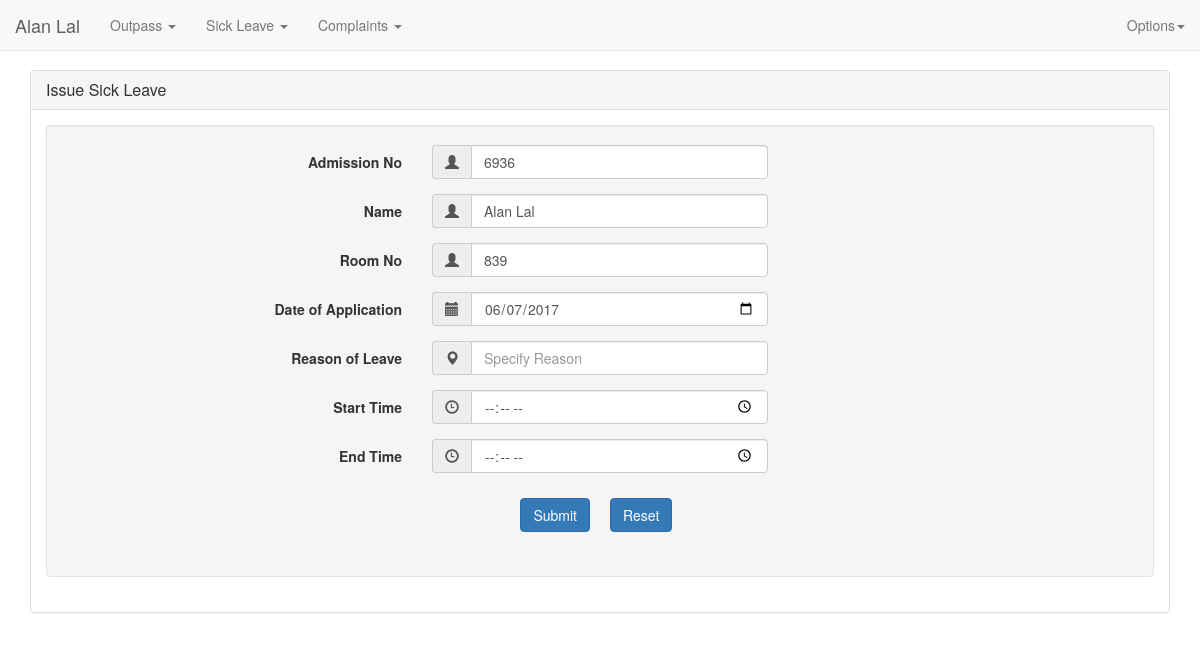
The page /inmate_leave.php (signed in) on the database its author committed.
### tables this page shows
CREATE TABLE `inmate_details` (
  `admno` int(4) NOT NULL,
  `username` varchar(30) NOT NULL,
  `password` varchar(300) NOT NULL,
  `fullname` varchar(30) NOT NULL,
  `gender` char(1) NOT NULL,
  `semester` int(2) NOT NULL,
  `branch` char(3) NOT NULL,
  `roomno` char(3) NOT NULL
);

### inmate_session.php (called while the page is built, shortened)
<?php
   include_once('common_connection.php');
   $user_check = $_SESSION['login_user'];
   $sql = "select * from inmate_details where username = '$user_check' ";
   $result = $connection->query($sql);
	$inmate_details = $result->fetch_array(MYSQLI_ASSOC);
?>

### inmate_leave.php (the view, shortened to what this page needs)
<?php
include_once('common_connection.php');
include_once('inmate_session.php');
?>
<!DOCTYPE html>
<html lang="en">
<body>
  <div class="container">
    <div class="panel panel-default">
      <div class="panel-heading">
        <h3 class="panel-title">Issue Sick Leave</h3>
      </div>
      <div class="panel-body">
        <form id="inmate_leave_form" class="well form-horizontal" action="inmate_leave.php" method="post" autocomplete="on">
          <fieldset>
            <div class="form-group">
              <label class="col-md-4 control-label">Admission No</label>
              <div class="col-md-4 inputGroupContainer">
                <div class="input-group">
                  <span class="input-group-addon"><i class="glyphicon glyphicon-user"></i></span>
                  <input  name="admno" placeholder="Admission No" class="form-control" value = <?= $inmate_details['admno']?> type="text"  required>
                </div>
              </div>
            </div>
            <div class="form-group">
              <label class="col-md-4 control-label">Name</label>
              <div class="col-md-4 inputGroupContainer">
                <div class="input-group">
                  <span class="input-group-addon"><i class="glyphicon glyphicon-user"></i></span>
                  <input  name="name" placeholder="Full Name" class="form-control" value = '<?php echo $inmate_details['fullname'] ?>' type="text"  required>
                </div>
              </div>
            </div>
            <div class="form-group">
              <label class="col-md-4 control-label">Room No</label>
              <div class="col-md-4 inputGroupContainer">
                <div class="input-group">
                  <span class="input-group-addon"><i class="glyphicon glyphicon-user"></i></span>
                  <input  name="roomno" placeholder="Room No" class="form-control" value = '<?php echo $inmate_details['roomno'] ?>' type="text"  required>
                </div>
              </div>
            </div>
            <div class="form-group">
              <label class="col-md-4 control-label" >Date of Application</label>
              <div class="col-md-4 inputGroupContainer">
                <div class="input-group">
                  <span class="input-group-addon"><i class="glyphicon glyphicon-calendar"></i></span>
                  <input name="date_applied" min = '<?= date('Y-m-d'); ?>' value= '<?= date('Y-m-d'); ?>' class="form-control"  type="date"  required>
                </div>
              </div>
            </div>
            <div class="form-group">
              <label class="col-md-4 control-label">Reason of Leave</label>
              <div class="col-md-4 inputGroupContainer">
                <div class="input-group">
                  <span class="input-group-addon"><i class="glyphicon glyphicon-map-marker"></i></span>
                  <input name="reason" placeholder="Specify Reason" class="form-control"  type="text" required>
                </div>
              </div>
            </div>
            <div class="form-group">
              <label class="col-md-4 control-label">Start Time</label>
              <div class="col-md-4 inputGroupContainer">
                <div class="input-group">
                  <span class="input-group-addon"><i class="glyphicon glyphicon-time"></i></span>
                  <input name="start_time"  class="form-control"  type="time" min = '<?= date("H:i:00");?>'  required>
                </div>
              </div>
            </div>
            <div class="form-group">
              <label class="col-md-4 control-label">End Time</label>
              <div class="col-md-4 inputGroupContainer">
                <div class="input-group">
                  <span class="input-group-addon"><i class="glyphicon glyphicon-time"></i></span>
                  <input name="end_time"  class="form-control"  type="time" min = '<?= date("H:i:00");?>' required>
                </div>
              </div>
            </div>
            <div class="row">
              <div class="col-md-6 inputGroupContainer">
                <div class="form-group text-right buttonright">
                  <input class="btn btn-primary" type="submit" value="Submit">
                </div>
              </div>
              <div class="col-md-6 inputGroupContainer">
                <div class="form-group text-left buttonleft">
                  <input class="btn btn-primary" type="reset" value="Reset">
                </div>
              </div>
            </div>
          </fieldset>
        </form>
      </div>
    </div>
  </div>
</body>
</html>

### styles/custom2.css (style rules this page uses)
body { padding-top: 70px; }
@media (min-width: 1200px) { .container { max-width: 1300px; } }
.buttonleft { padding: 10px; }
.buttonright { padding: 10px; }

### rows shown on the page
inmate_details: admno "6936", name "Alan Lal", roomno "839"
